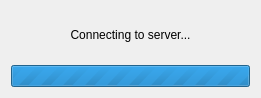
<?xml version="1.0" encoding="UTF-8"?>
<ui version="4.0">
 <class>Dialog</class>
 <widget class="QDialog" name="Dialog">
  <property name="geometry">
   <rect>
    <x>0</x>
    <y>0</y>
    <width>261</width>
    <height>98</height>
   </rect>
  </property>
  <property name="windowTitle">
      <string>Video Streamer</string>
  </property>
  <layout class="QVBoxLayout" name="verticalLayout">
   <item>
    <widget class="QLabel" name="label">
     <property name="text">
      <string>Connecting to server...</string>
     </property>
     <property name="alignment">
      <set>Qt::AlignCenter</set>
     </property>
    </widget>
   </item>
   <item>
    <widget class="QProgressBar" name="progressBar">
     <property name="maximum">
      <number>0</number>
     </property>
     <property name="value">
      <number>-1</number>
     </property>
    </widget>
   </item>
  </layout>
 </widget>
 <resources/>
 <connections/>
</ui>
